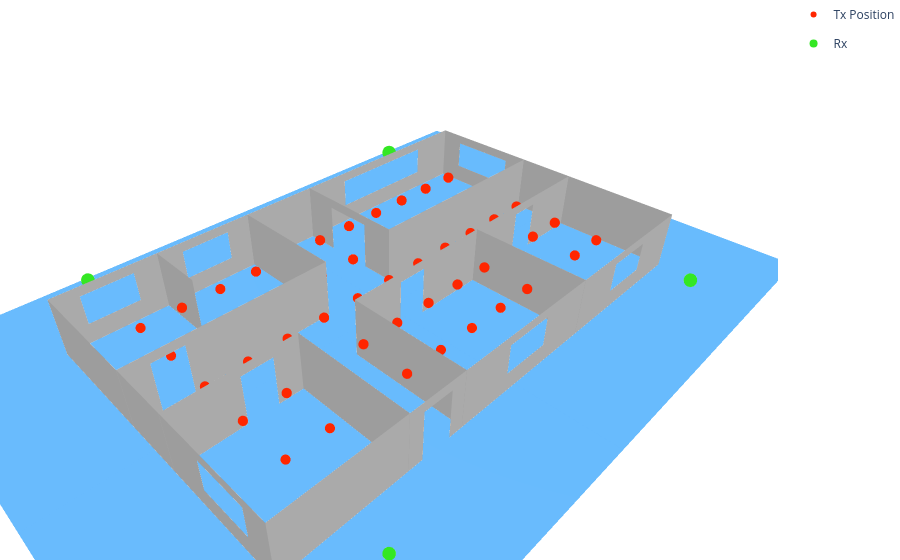

Here is the notebook cell this chart was saved with:
### Code cell
import mitsuba as mi
import numpy as np
import plotly.graph_objects as go

# Create the figure
fig = go.Figure()

# --- STEP 1: Plot the Walls / Buildings ---
params = mi.traverse(scene._scene)
for key in params.keys():
    if key.endswith('.vertex_positions'):
        mesh_name = key.split('.')[0]
        v_flat = params[key].numpy()
        vertices = v_flat.reshape(-1, 3)
        
        f_key = f"{mesh_name}.faces"
        if f_key in params:
            f_flat = params[f_key].numpy()
            faces = f_flat.reshape(-1, 3)
            
            if mesh_name == "elm__7":  # Ground plane
                fig.add_trace(go.Mesh3d(
                    x=vertices[:, 0], y=vertices[:, 1], z=vertices[:, 2],
                    i=faces[:, 0], j=faces[:, 1], k=faces[:, 2],
                    name='Ground',
                    opacity=0.8,            
                    color="#41A8FC", 
                    flatshading=True,
                    hoverinfo='name'
                ))
            else:  # Other walls/buildings
                fig.add_trace(go.Mesh3d(
                    x=vertices[:, 0], y=vertices[:, 1], z=vertices[:, 2],
                    i=faces[:, 0], j=faces[:, 1], k=faces[:, 2],
                    name=mesh_name.replace('mesh-', ''),
                    opacity=1,            
                    color="#C4C4C4", 
                    flatshading=True,
                    hoverinfo='name'
                ))

# --- STEP 2 & 3: Antennas and Multi-Receiver Rays ---
path_vertices = paths.vertices.numpy()
is_valid = paths.valid.numpy()
interactions = paths.interactions.numpy()

tx_list = list(scene.transmitters.values())
rx_list = list(scene.receivers.values())

tx_coords = [tx.position.numpy().flatten() for tx in tx_list]
rx_coords = [rx.position.numpy().flatten() for rx in rx_list]

TX_positions = np.zeros((11, 5, 3))
x_axis = np.linspace(-10, 10, 11)
y_axis = np.linspace(-5, 5, 5)
x_axis, y_axis = np.meshgrid(x_axis, y_axis, indexing='ij')
TX_positions[:, :, 0] = x_axis
TX_positions[:, :, 1] = y_axis
TX_positions[:, :, 2] = 1.5

for i, tx_position in enumerate(TX_positions.reshape(-1, 3)):
    fig.add_trace(go.Scatter3d(
        x=[tx_position[0]], y=[tx_position[1]], z=[tx_position[2]],
        mode='markers', name=f'Tx Position', showlegend=(i == 0),
        marker=dict(size=6, color="#FF2600", symbol='circle')
    ))

# Plot Transmitters
# for t_idx, tx in enumerate(tx_list):
#     fig.add_trace(go.Scatter3d(
#         x=[tx_coords[t_idx][0]], y=[tx_coords[t_idx][1]], z=[tx_coords[t_idx][2]],
#         mode='markers', name=f'Tx',
#         marker=dict(size=8, color="#FF2600", symbol='circle')
#     ))

# Plot Receivers
for r_idx, rx in enumerate(rx_list):
    fig.add_trace(go.Scatter3d(
        x=[rx_coords[r_idx][0]], y=[rx_coords[r_idx][1]], z=[rx_coords[r_idx][2]],
        mode='markers', legendgroup='Rx', name=f'Rx', showlegend=(r_idx == 0),
        marker=dict(size=8, color="#34E724", symbol='circle')
    ))

# 2. Force the arrays into the exact dimensions we need
num_rx = len(rx_list)
num_tx = len(tx_list)
num_paths = is_valid.shape[-1]         
max_depth = interactions.shape[0]      

v_sq = np.zeros((num_rx, num_tx, num_paths, max_depth, 3))
val_sq = np.zeros((num_rx, num_tx, num_paths))
int_sq = np.zeros((num_rx, num_tx, num_paths, max_depth))

for r in range(num_rx):
    for t in range(num_tx):
        for p in range(num_paths):
            v_sq[r, t, p] = path_vertices[:, r, t, p, :]
            val_sq[r, t, p] = is_valid[r, t, p]
            int_sq[r, t, p] = interactions[:, r, t, p]

# --- Setup for Colors and Legends ---
rx_colors = ['rgb(255, 215, 0)',   # Gold
             'rgb(0, 255, 255)',   # Cyan
             'rgb(255, 105, 180)', # Hot Pink
             "#40FF40",   # Lime Green
             'rgb(147, 112, 219)'] # Purple

legend_added = {r: False for r in range(num_rx)}

# 3. Iterate through the grid and pair every ray to its correct Rx and Tx
for r in range(0, 0):
    current_rx_pos = rx_coords[r] 
    
    for t in range(num_tx):
        current_tx_pos = tx_coords[t] 
        
        for p in range(num_paths):
            if val_sq[r, t, p]: 
                ray_bounces = v_sq[r, t, p]
                interacts = int_sq[r, t, p]
                
                num_bounces = np.sum(interacts != 0)
                valid_bounces = ray_bounces[:num_bounces]
                full_path = np.vstack([current_tx_pos, valid_bounces, current_rx_pos])

                color = rx_colors[r % len(rx_colors)]
                show_leg = not legend_added[r]
                if show_leg:
                    legend_added[r] = True

                fig.add_trace(go.Scatter3d(
                    x=full_path[:, 0], y=full_path[:, 1], z=full_path[:, 2],
                    mode='lines',
                    name=f'Rays to Rx{r+1}',      
                    legendgroup=f'Rx_{r+1}',       
                    showlegend=show_leg,         
                    line=dict(color=color, width=2.5),
                    hoverinfo='name' 
                ))

# --- STEP 4: Minimalist White Layout & Export ---
fig.update_layout(
    paper_bgcolor='white', # Sets the canvas background to white
    plot_bgcolor='white',  # Sets the plotting area to white
    scene=dict(
        aspectmode='data', 
        
        # Completely strips grids, backgrounds, titles, and numbers from all axes
        xaxis=dict(showgrid=False, showbackground=False, showticklabels=False, title=''),
        yaxis=dict(showgrid=False, showbackground=False, showticklabels=False, title=''),
        zaxis=dict(showgrid=False, showbackground=False, showticklabels=False, title='')
    ),
    margin=dict(l=0, r=0, b=0, t=0),
    showlegend=True
)

# Show the interactive plot in the notebook
fig.show()

### Figure 1 — Plotly figure (JSON) as saved in the notebook; plotly's stock layout.template omitted (floating-point values rounded to 4 significant figures)
{"data": [{"color": "#C4C4C4", "flatshading": true, "hoverinfo": "name", "i": [0, 3, 5, 0, 3, 3, 6, 6, 8, 11, 11, 8, 15, 11, 17, 11, 13, 18, 21, 18, 22, 21, 23, 18, 19, 19, 24, 27, 27, 24, 27, 27, 31, 32, 34, 35, 34, 32, 36, 34, 34, 39, 34, 28, 33, 33, 40, 42, 44, 44, 40, 44, 46, 46, 48, 51, 51, 48, 51, 55, 56, 59, 59, 56, 64, 66, 63, 67, 63, 63, 68, 68, 72, 75, 75, 72, 75, 79, 80, 80, 84, 84, 88, 88, 92, 92, 96, 99, 99, 96, 99, 103, 104, 104], "j": [1, 4, 6, 2, 5, 7, 5, 2, 9, 12, 13, 10, 8, 14, 15, 16, 12, 19, 16, 20, 13, 14, 22, 21, 15, 17, 25, 28, 29, 26, 30, 31, 30, 33, 26, 31, 25, 34, 29, 33, 37, 36, 38, 34, 29, 36, 41, 43, 45, 46, 42, 47, 45, 42, 49, 52, 53, 50, 54, 51, 57, 60, 61, 58, 65, 56, 59, 64, 62, 67, 69, 70, 73, 76, 77, 74, 78, 75, 81, 82, 85, 86, 89, 90, 93, 94, 97, 100, 101, 98, 102, 99, 105, 106], "k": [2, 5, 7, 3, 7, 0, 2, 1, 10, 13, 14, 11, 11, 16, 11, 17, 18, 20, 14, 21, 18, 23, 18, 23, 17, 20, 26, 29, 30, 27, 31, 24, 32, 34, 25, 32, 35, 35, 28, 37, 38, 28, 39, 39, 36, 37, 42, 44, 46, 47, 44, 40, 42, 41, 50, 53, 54, 55, 48, 48, 58, 61, 62, 63, 66, 63, 62, 66, 67, 66, 70, 71, 74, 77, 78, 79, 72, 72, 82, 83, 86, 87, 90, 91, 94, 95, 98, 101, 102, 103, 96, 96, 106, 107], "name": "no-name-1", "opacity": 1, "type": "mesh3d", "x": [12.5, 12.5, 12.5, 12.5, 12.5, 12.5, 12.5, 12.5, 5.75, 5.75, 12.5, 12.5, -12.5, -9.75, -7.25, 4.25, -1.75, 0.75, -12.5, 4.25, 0.75, -1.75, -9.75, -7.25, -10.0, -10.0, -12.5, -12.5, 12.5, 6.25, 3.75, -4.0, 3.75, 6.25, 12.5, -4.0, 8.75, 8.75, 11.25, 11.25, -12.5, -12.5, -12.5, -12.5, -12.5, -12.5, -12.5, -12.5, 11.25, 11.25, 12.5, 2.5, 2.5, 9.75, 9.75, 12.5, 0.75, 0.75, 3.5, -12.5, -12.5, -9.25, -9.25, 3.5, -7.75, -0.75, -0.75, -7.75, 7.5, 7.5, 7.5, 7.5, -1.5, -1.5, -1.5, -1.5, -1.5, -1.5, -1.5, -1.5, -4.5, -4.5, -4.5, -4.5, -12.5, -1.5, -1.5, -12.5, 2.5, 2.5, 2.5, 2.5, 6.5, 6.5, 6.5, 6.5, 9.25, 9.25, 12.5, 6.5, 6.5, 7.75, 7.75, 12.5, 3.5, 3.5, 3.5, 3.5], "y": [3.75, 6.25, 7.5, -7.5, -7.5, 7.5, 6.25, 3.75, 7.5, 7.5, 7.5, 7.5, 7.5, 7.5, 7.5, 7.5, 7.5, 7.5, 7.5, 7.5, 7.5, 7.5, 7.5, 7.5, -7.5, -7.5, -7.5, -7.5, -7.5, -7.5, -7.5, -7.5, -7.5, -7.5, -7.5, -7.5, -7.5, -7.5, -7.5, -7.5, -2.75, -6.25, -7.5, 7.5, 7.5, -7.5, -6.25, -2.75, -1.5, -1.5, -1.5, -1.5, -1.5, -1.5, -1.5, -1.5, 1.5, 1.5, 1.5, 1.5, 1.5, 1.5, 1.5, 1.5, 1.5, 1.5, 1.5, 1.5, -7.5, -4.5, -4.5, -7.5, -3.25, -3.25, -1.5, -7.5, -7.5, -5.75, -5.75, -1.5, 1.5, 7.5, 7.5, 1.5, -1.5, -1.5, -1.5, -1.5, -7.5, -1.5, -1.5, -7.5, 1.5, 7.5, 7.5, 1.5, 1.5, 1.5, 1.5, 1.5, 1.5, 1.5, 1.5, 1.5, 1.5, 7.5, 7.5, 1.5], "z": [2.5, 2.5, 3.0, 3.0, 0.0, 0.0, 1.0, 1.0, 2.5, 0.0, 0.0, 3.0, 3.0, 2.5, 2.5, 2.5, 2.5, 2.5, 0.0, 0.0, 1.0, 1.0, 1.0, 1.0, 1.0, 2.5, 3.0, 0.0, 0.0, 1.0, 1.0, 1.0, 2.5, 2.5, 3.0, 2.5, 1.0, 2.5, 2.5, 1.0, 1.0, 1.0, 0.0, 0.0, 3.0, 3.0, 2.5, 2.5, 2.5, 5.211e-15, 5.211e-15, 3.0, 5.211e-15, 5.211e-15, 2.5, 3.0, 2.5, 0.0, 0.0, 3.0, 0.0, 0.0, 2.5, 3.0, 0.0, 0.0, 2.5, 2.5, 0.0, 0.0, 3.0, 3.0, 2.5, 0.0, 0.0, 3.0, 0.0, 0.0, 2.5, 3.0, 0.0, 0.0, 3.0, 3.0, 0.0, 0.0, 3.0, 3.0, 0.0, 0.0, 3.0, 3.0, 0.0, 0.0, 3.0, 3.0, 2.5, 0.0, 0.0, 3.0, 0.0, 0.0, 2.5, 3.0, 0.0, 0.0, 3.0, 3.0]}, {"color": "#41A8FC", "flatshading": true, "hoverinfo": "name", "i": [0, 0], "j": [1, 2], "k": [2, 3], "name": "Ground", "opacity": 0.8, "type": "mesh3d", "x": [-17.5, 17.5, 17.5, -17.5], "y": [-12.5, -12.5, 12.5, 12.5], "z": [0.0, 0.0, 0.0, 0.0]}, {"marker": {"color": "#FF2600", "size": 6, "symbol": "circle"}, "mode": "markers", "name": "Tx Position", "showlegend": true, "type": "scatter3d", "x": [-10], "y": [-5], "z": [1.5]}, {"marker": {"color": "#FF2600", "size": 6, "symbol": "circle"}, "mode": "markers", "name": "Tx Position", "showlegend": false, "type": "scatter3d", "x": [-10], "y": [-2.5], "z": [1.5]}, {"marker": {"color": "#FF2600", "size": 6, "symbol": "circle"}, "mode": "markers", "name": "Tx Position", "showlegend": false, "type": "scatter3d", "x": [-10], "y": [0], "z": [1.5]}, {"marker": {"color": "#FF2600", "size": 6, "symbol": "circle"}, "mode": "markers", "name": "Tx Position", "showlegend": false, "type": "scatter3d", "x": [-10], "y": [2.5], "z": [1.5]}, {"marker": {"color": "#FF2600", "size": 6, "symbol": "circle"}, "mode": "markers", "name": "Tx Position", "showlegend": false, "type": "scatter3d", "x": [-10], "y": [5], "z": [1.5]}, {"marker": {"color": "#FF2600", "size": 6, "symbol": "circle"}, "mode": "markers", "name": "Tx Position", "showlegend": false, "type": "scatter3d", "x": [-8], "y": [-5], "z": [1.5]}, {"marker": {"color": "#FF2600", "size": 6, "symbol": "circle"}, "mode": "markers", "name": "Tx Position", "showlegend": false, "type": "scatter3d", "x": [-8], "y": [-2.5], "z": [1.5]}, {"marker": {"color": "#FF2600", "size": 6, "symbol": "circle"}, "mode": "markers", "name": "Tx Position", "showlegend": false, "type": "scatter3d", "x": [-8], "y": [0], "z": [1.5]}, {"marker": {"color": "#FF2600", "size": 6, "symbol": "circle"}, "mode": "markers", "name": "Tx Position", "showlegend": false, "type": "scatter3d", "x": [-8], "y": [2.5], "z": [1.5]}, {"marker": {"color": "#FF2600", "size": 6, "symbol": "circle"}, "mode": "markers", "name": "Tx Position", "showlegend": false, "type": "scatter3d", "x": [-8], "y": [5], "z": [1.5]}, {"marker": {"color": "#FF2600", "size": 6, "symbol": "circle"}, "mode": "markers", "name": "Tx Position", "showlegend": false, "type": "scatter3d", "x": [-6], "y": [-5], "z": [1.5]}, {"marker": {"color": "#FF2600", "size": 6, "symbol": "circle"}, "mode": "markers", "name": "Tx Position", "showlegend": false, "type": "scatter3d", "x": [-6], "y": [-2.5], "z": [1.5]}, {"marker": {"color": "#FF2600", "size": 6, "symbol": "circle"}, "mode": "markers", "name": "Tx Position", "showlegend": false, "type": "scatter3d", "x": [-6], "y": [0], "z": [1.5]}, {"marker": {"color": "#FF2600", "size": 6, "symbol": "circle"}, "mode": "markers", "name": "Tx Position", "showlegend": false, "type": "scatter3d", "x": [-6], "y": [2.5], "z": [1.5]}, {"marker": {"color": "#FF2600", "size": 6, "symbol": "circle"}, "mode": "markers", "name": "Tx Position", "showlegend": false, "type": "scatter3d", "x": [-6], "y": [5], "z": [1.5]}, {"marker": {"color": "#FF2600", "size": 6, "symbol": "circle"}, "mode": "markers", "name": "Tx Position", "showlegend": false, "type": "scatter3d", "x": [-4], "y": [-5], "z": [1.5]}, {"marker": {"color": "#FF2600", "size": 6, "symbol": "circle"}, "mode": "markers", "name": "Tx Position", "showlegend": false, "type": "scatter3d", "x": [-4], "y": [-2.5], "z": [1.5]}, {"marker": {"color": "#FF2600", "size": 6, "symbol": "circle"}, "mode": "markers", "name": "Tx Position", "showlegend": false, "type": "scatter3d", "x": [-4], "y": [0], "z": [1.5]}, {"marker": {"color": "#FF2600", "size": 6, "symbol": "circle"}, "mode": "markers", "name": "Tx Position", "showlegend": false, "type": "scatter3d", "x": [-4], "y": [2.5], "z": [1.5]}, {"marker": {"color": "#FF2600", "size": 6, "symbol": "circle"}, "mode": "markers", "name": "Tx Position", "showlegend": false, "type": "scatter3d", "x": [-4], "y": [5], "z": [1.5]}, {"marker": {"color": "#FF2600", "size": 6, "symbol": "circle"}, "mode": "markers", "name": "Tx Position", "showlegend": false, "type": "scatter3d", "x": [-2], "y": [-5], "z": [1.5]}, {"marker": {"color": "#FF2600", "size": 6, "symbol": "circle"}, "mode": "markers", "name": "Tx Position", "showlegend": false, "type": "scatter3d", "x": [-2], "y": [-2.5], "z": [1.5]}, {"marker": {"color": "#FF2600", "size": 6, "symbol": "circle"}, "mode": "markers", "name": "Tx Position", "showlegend": false, "type": "scatter3d", "x": [-2], "y": [0], "z": [1.5]}, {"marker": {"color": "#FF2600", "size": 6, "symbol": "circle"}, "mode": "markers", "name": "Tx Position", "showlegend": false, "type": "scatter3d", "x": [-2], "y": [2.5], "z": [1.5]}, {"marker": {"color": "#FF2600", "size": 6, "symbol": "circle"}, "mode": "markers", "name": "Tx Position", "showlegend": false, "type": "scatter3d", "x": [-2], "y": [5], "z": [1.5]}, {"marker": {"color": "#FF2600", "size": 6, "symbol": "circle"}, "mode": "markers", "name": "Tx Position", "showlegend": false, "type": "scatter3d", "x": [0], "y": [-5], "z": [1.5]}, {"marker": {"color": "#FF2600", "size": 6, "symbol": "circle"}, "mode": "markers", "name": "Tx Position", "showlegend": false, "type": "scatter3d", "x": [0], "y": [-2.5], "z": [1.5]}, {"marker": {"color": "#FF2600", "size": 6, "symbol": "circle"}, "mode": "markers", "name": "Tx Position", "showlegend": false, "type": "scatter3d", "x": [0], "y": [0], "z": [1.5]}, {"marker": {"color": "#FF2600", "size": 6, "symbol": "circle"}, "mode": "markers", "name": "Tx Position", "showlegend": false, "type": "scatter3d", "x": [0], "y": [2.5], "z": [1.5]}, {"marker": {"color": "#FF2600", "size": 6, "symbol": "circle"}, "mode": "markers", "name": "Tx Position", "showlegend": false, "type": "scatter3d", "x": [0], "y": [5], "z": [1.5]}, {"marker": {"color": "#FF2600", "size": 6, "symbol": "circle"}, "mode": "markers", "name": "Tx Position", "showlegend": false, "type": "scatter3d", "x": [2], "y": [-5], "z": [1.5]}, {"marker": {"color": "#FF2600", "size": 6, "symbol": "circle"}, "mode": "markers", "name": "Tx Position", "showlegend": false, "type": "scatter3d", "x": [2], "y": [-2.5], "z": [1.5]}, {"marker": {"color": "#FF2600", "size": 6, "symbol": "circle"}, "mode": "markers", "name": "Tx Position", "showlegend": false, "type": "scatter3d", "x": [2], "y": [0], "z": [1.5]}, {"marker": {"color": "#FF2600", "size": 6, "symbol": "circle"}, "mode": "markers", "name": "Tx Position", "showlegend": false, "type": "scatter3d", "x": [2], "y": [2.5], "z": [1.5]}, {"marker": {"color": "#FF2600", "size": 6, "symbol": "circle"}, "mode": "markers", "name": "Tx Position", "showlegend": false, "type": "scatter3d", "x": [2], "y": [5], "z": [1.5]}, {"marker": {"color": "#FF2600", "size": 6, "symbol": "circle"}, "mode": "markers", "name": "Tx Position", "showlegend": false, "type": "scatter3d", "x": [4], "y": [-5], "z": [1.5]}, {"marker": {"color": "#FF2600", "size": 6, "symbol": "circle"}, "mode": "markers", "name": "Tx Position", "showlegend": false, "type": "scatter3d", "x": [4], "y": [-2.5], "z": [1.5]}, {"marker": {"color": "#FF2600", "size": 6, "symbol": "circle"}, "mode": "markers", "name": "Tx Position", "showlegend": false, "type": "scatter3d", "x": [4], "y": [0], "z": [1.5]}, {"marker": {"color": "#FF2600", "size": 6, "symbol": "circle"}, "mode": "markers", "name": "Tx Position", "showlegend": false, "type": "scatter3d", "x": [4], "y": [2.5], "z": [1.5]}, {"marker": {"color": "#FF2600", "size": 6, "symbol": "circle"}, "mode": "markers", "name": "Tx Position", "showlegend": false, "type": "scatter3d", "x": [4], "y": [5], "z": [1.5]}, {"marker": {"color": "#FF2600", "size": 6, "symbol": "circle"}, "mode": "markers", "name": "Tx Position", "showlegend": false, "type": "scatter3d", "x": [6], "y": [-5], "z": [1.5]}, {"marker": {"color": "#FF2600", "size": 6, "symbol": "circle"}, "mode": "markers", "name": "Tx Position", "showlegend": false, "type": "scatter3d", "x": [6], "y": [-2.5], "z": [1.5]}, {"marker": {"color": "#FF2600", "size": 6, "symbol": "circle"}, "mode": "markers", "name": "Tx Position", "showlegend": false, "type": "scatter3d", "x": [6], "y": [0], "z": [1.5]}, {"marker": {"color": "#FF2600", "size": 6, "symbol": "circle"}, "mode": "markers", "name": "Tx Position", "showlegend": false, "type": "scatter3d", "x": [6], "y": [2.5], "z": [1.5]}, {"marker": {"color": "#FF2600", "size": 6, "symbol": "circle"}, "mode": "markers", "name": "Tx Position", "showlegend": false, "type": "scatter3d", "x": [6], "y": [5], "z": [1.5]}, {"marker": {"color": "#FF2600", "size": 6, "symbol": "circle"}, "mode": "markers", "name": "Tx Position", "showlegend": false, "type": "scatter3d", "x": [8], "y": [-5], "z": [1.5]}, {"marker": {"color": "#FF2600", "size": 6, "symbol": "circle"}, "mode": "markers", "name": "Tx Position", "showlegend": false, "type": "scatter3d", "x": [8], "y": [-2.5], "z": [1.5]}, {"marker": {"color": "#FF2600", "size": 6, "symbol": "circle"}, "mode": "markers", "name": "Tx Position", "showlegend": false, "type": "scatter3d", "x": [8], "y": [0], "z": [1.5]}, {"marker": {"color": "#FF2600", "size": 6, "symbol": "circle"}, "mode": "markers", "name": "Tx Position", "showlegend": false, "type": "scatter3d", "x": [8], "y": [2.5], "z": [1.5]}, {"marker": {"color": "#FF2600", "size": 6, "symbol": "circle"}, "mode": "markers", "name": "Tx Position", "showlegend": false, "type": "scatter3d", "x": [8], "y": [5], "z": [1.5]}, {"marker": {"color": "#FF2600", "size": 6, "symbol": "circle"}, "mode": "markers", "name": "Tx Position", "showlegend": false, "type": "scatter3d", "x": [10], "y": [-5], "z": [1.5]}, {"marker": {"color": "#FF2600", "size": 6, "symbol": "circle"}, "mode": "markers", "name": "Tx Position", "showlegend": false, "type": "scatter3d", "x": [10], "y": [-2.5], "z": [1.5]}, {"marker": {"color": "#FF2600", "size": 6, "symbol": "circle"}, "mode": "markers", "name": "Tx Position", "showlegend": false, "type": "scatter3d", "x": [10], "y": [0], "z": [1.5]}, {"marker": {"color": "#FF2600", "size": 6, "symbol": "circle"}, "mode": "markers", "name": "Tx Position", "showlegend": false, "type": "scatter3d", "x": [10], "y": [2.5], "z": [1.5]}, {"marker": {"color": "#FF2600", "size": 6, "symbol": "circle"}, "mode": "markers", "name": "Tx Position", "showlegend": false, "type": "scatter3d", "x": [10], "y": [5], "z": [1.5]}, {"legendgroup": "Rx", "marker": {"color": "#34E724", "size": 8, "symbol": "circle"}, "mode": "markers", "name": "Rx", "showlegend": true, "type": "scatter3d", "x": [-10], "y": [10], "z": [1.5]}, {"legendgroup": "Rx", "marker": {"color": "#34E724", "size": 8, "symbol": "circle"}, "mode": "markers", "name": "Rx", "showlegend": false, "type": "scatter3d", "x": [10], "y": [10], "z": [1.5]}, {"legendgroup": "Rx", "marker": {"color": "#34E724", "size": 8, "symbol": "circle"}, "mode": "markers", "name": "Rx", "showlegend": false, "type": "scatter3d", "x": [-10], "y": [-10], "z": [1.5]}, {"legendgroup": "Rx", "marker": {"color": "#34E724", "size": 8, "symbol": "circle"}, "mode": "markers", "name": "Rx", "showlegend": false, "type": "scatter3d", "x": [10], "y": [-10], "z": [1.5]}], "layout": {"margin": {"b": 0, "l": 0, "r": 0, "t": 0}, "paper_bgcolor": "white", "plot_bgcolor": "white", "scene": {"aspectmode": "data", "xaxis": {"showbackground": false, "showgrid": false, "showticklabels": false, "title": {"text": ""}}, "yaxis": {"showbackground": false, "showgrid": false, "showticklabels": false, "title": {"text": ""}}, "zaxis": {"showbackground": false, "showgrid": false, "showticklabels": false, "title": {"text": ""}}}, "showlegend": true}}
